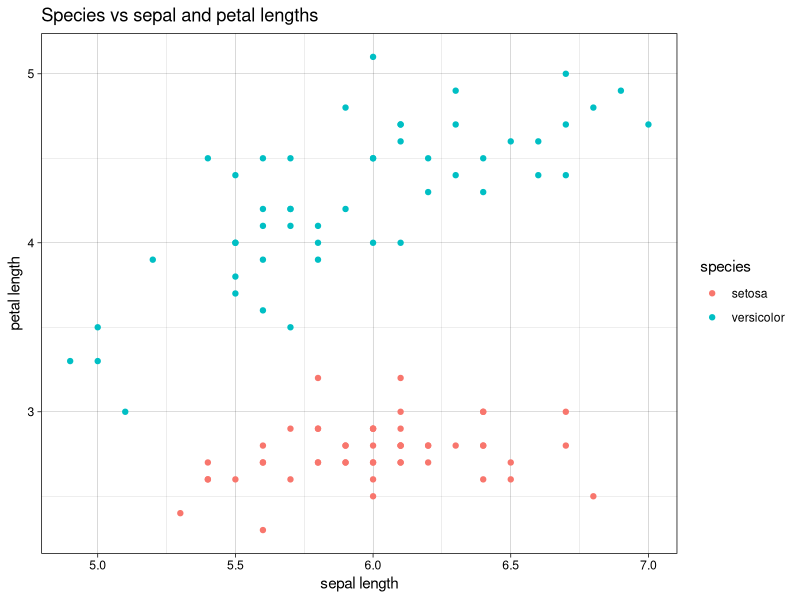
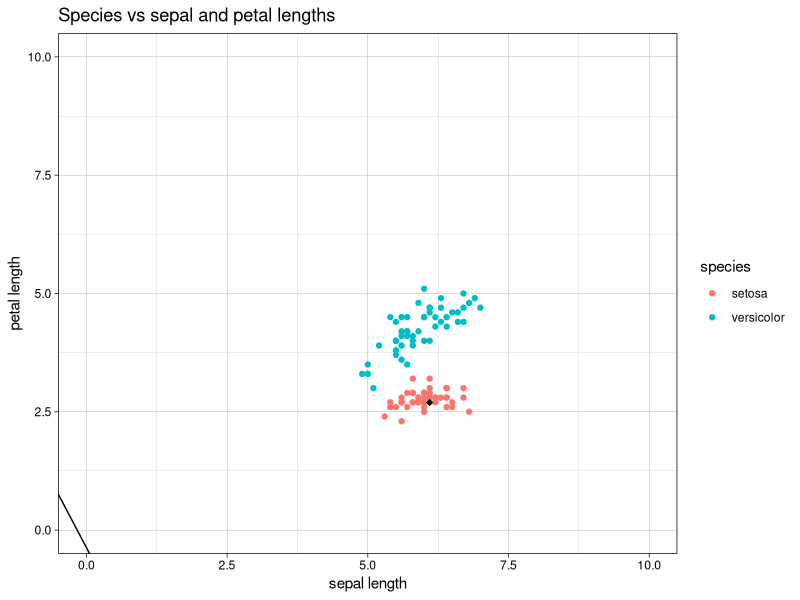
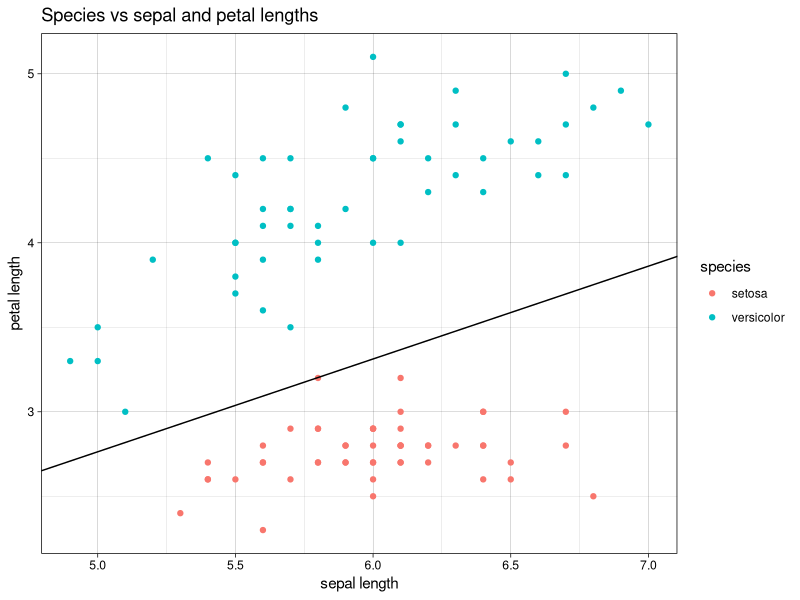

Source code (R) for these figures, in order:
## ---- chunk 1
library(tidyverse)
library(patchwork)
library(scales)
knitr::opts_chunk$set(echo = TRUE, message = FALSE, warning=FALSE, 
                      fig.align = 'center', fig.width = 5, fig.height=3, cache = TRUE)
comma <- function(x) format(x, digits = 2, big.mark = ",")
theme_set(theme_linedraw())
color.blues <- c(NA,"#BDD7E7", "#6BAED6", "#3182BD", "#08519C", "#074789", "#063e77", "#053464")
color.itam  <- c("#00362b", "#00503f", "#006953", "#008367", "#009c7b", "#00b68f")


sin_lineas <- theme(panel.grid.major = element_blank(), panel.grid.minor = element_blank())
sin_leyenda <- theme(legend.position = "none")
sin_ejes <- theme(axis.ticks = element_blank(), 
        axis.text = element_blank())

## ---- chunk 2

data(iris)

data <- iris %>% 
    mutate(sepal = ifelse(Species == "setosa", Sepal.Length + 1, Sepal.Length), 
           petal = ifelse(Species == "setosa", Petal.Length + 1.3, Petal.Length),
           species = Species) %>% 
    select(sepal, petal, species) %>% 
    filter(species %in% c("setosa", "versicolor"))

data %>% 
    ggplot(aes( x = sepal, y = petal)) + 
        geom_point(aes(color = species)) + 
        xlab("sepal length") + 
        ylab("petal length") + 
        ggtitle("Species vs sepal and petal lengths")

## ---- chunk 3

data <- data %>% 
    mutate(target = ifelse(species == 'setosa', 1, -1))

data

## ---- chunk 4

w <- c(w1 = 0, w2 = 0, b = 0)
w

## ---- chunk 5

dt.misclass <- data %>% 
    mutate(yhat = sign(w[1] * sepal + w[2] * petal + w[3]), 
           loss = target * yhat) %>% 
    summarise(misclass = which(loss <= 0 )) %>% 
    pull(misclass)


if (length(dt.misclass) > 0){
    id <- dt.misclass[1]
    # id <- sample(dt.misclass, 1)
} else {
    id <- NA
}

x <- c(simplify2array(data %>% select(sepal, petal) %>% slice(id)), 1)
y <- simplify2array(data %>% select(target) %>% slice(id))

dw <- y * x
w <- w + dw

data %>% 
    ggplot(aes( x = sepal, y = petal)) + 
        geom_point(aes(color = species)) + 
        geom_point(data = data %>% slice(id), 
                   aes(x = sepal, y = petal), 
                   size = 2, shape = 18) + 
        geom_abline(slope = -w[1]/w[2], intercept = -w[3]/w[2], color = 'black') + 
        xlab("sepal length") + 
        ylab("petal length") + 
        ylim(0, 10) + xlim(0, 10) + 
        ggtitle("Species vs sepal and petal lengths")


## ---- chunk 6

w <- c(w1 = 0, w2 = 0, b = 0)
W_history <- w
P_history <- c(NULL)

for (iter in seq(1000)){
    dt.misclass <- data %>% 
        mutate(yhat = sign(w[1] * sepal + w[2] * petal + w[3]), 
               loss = target * yhat) %>% 
        summarise(misclass = which(loss <= 0 )) %>% 
        pull(misclass)
    
    
    if (length(dt.misclass) > 0){
        id <- dt.misclass[1]
        # id <- sample(dt.misclass, 1)
        P_history  <- cbind(P_history, id)
    } else {
        break
    }
    
    x <- c(simplify2array(data %>% select(sepal, petal) %>% slice(id)), 1)
    y <- simplify2array(data %>% select(target) %>% slice(id))
    
    dw <- y * x
    w <- w + dw
    W_history <- bind_rows(W_history, w)
}

W_history
## ---- chunk 7

data %>% 
    ggplot(aes( x = sepal, y = petal)) + 
        geom_point(aes(color = species)) +
        geom_abline(slope = -w[1]/w[2], intercept = -w[3]/w[2], color = 'black') + 
        xlab("sepal length") + 
        ylab("petal length") + 
        ggtitle("Species vs sepal and petal lengths")

